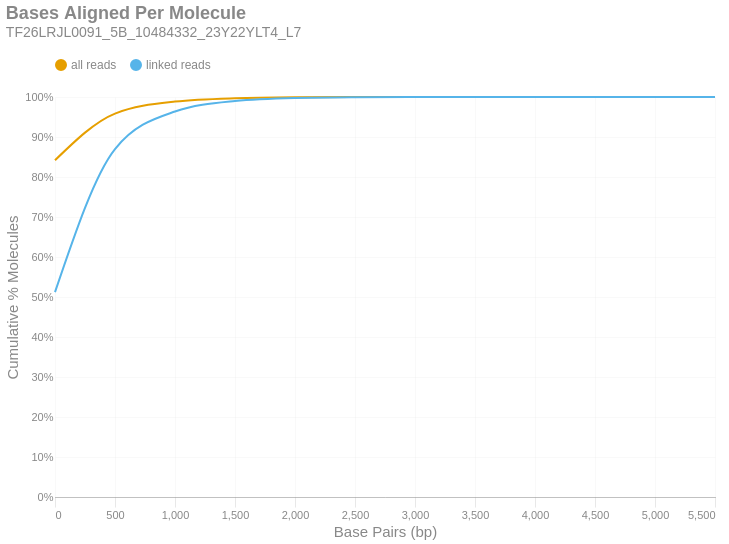

Notebook source saved alongside this figure:
### Markdown cell above
### Bases Aligned Per Molecule
This is a cumulative frequency distribution showing the number of base pairs aligned per unique molecule. These data are shown in 500 bp bins. There are two distributions: one with `all reads` (yellow) and another with only `linked reads` (blue). The percent of molecules in the `linked reads` distribution is relative to the total number of linked molecules.

### Code cell
if SKIPLR:
    print_html(f"Skipped")
else:
    binned_df = consolidated_hist(valids['aligned_bp'], mask, 500, True)
    with SafeRender(binned_df):
        (
            density_plot(binned_df, 'Bases Aligned Per Molecule', samplename, 'basesper')
            .encode(
                x=alt.X('bin:Q', title="Base Pairs (bp)").axis(tickMinStep=500).scale(padding=0),
                y=alt.Y('value:Q', title='Cumulative % Molecules')
                    .axis(format='%')
                    .scale(domain = [0,1])
                    .stack(False),
                color=alt.Color("key:N").scale(domain = ["all reads", "linked reads"]),
                tooltip = [
                    alt.Tooltip("key:N", title = "Data Type"),
                    alt.Tooltip("range_label:N", title="Bases Aligned Per Molecule"),
                    alt.Tooltip("value:Q", format = ".2%", title="% Molecules (Cum.)")
                ]
            )
        ).display()

### Figure 1 — Vega-Lite specification as saved in the notebook (floating-point values rounded to 4 significant figures)
{"width": "container", "height": 400, "config": {"title": {"anchor": "start", "dy": -15, "fontSize": 18, "color": "#888888", "subtitleColor": "#888888", "subtitleFontSize": 14}, "arc": {"fill": "#0072B2"}, "axis": {"domainColor": "#888888", "domainWidth": 0.5, "gridWidth": 0.2, "grid": false, "titleFontWeight": 400, "titleFontSize": 15, "labelFontSize": 11, "labelColor": "#888888", "tickColor": "#888888", "tickWidth": 0.2, "titleColor": "#888888"}, "axisBand": {"grid": false}, "axisX": {"grid": true, "tickSize": 10, "domainCap": "round"}, "axisY": {"domain": false, "grid": true, "tickSize": 0, "domainCap": "round"}, "background": "transparent", "header": {"labelFontSize": 15, "labelColor": "#888888", "titleFontSize": 15, "titleFontWeight": 600, "titleColor": "#888888"}, "legend": {"labelFont": "sans-serif", "labelFontSize": 12, "labelColor": "#888888", "symbolSize": 100, "symbolType": "circle", "titleFontSize": 12, "titlePadding": 10, "titleColor": "#888888", "title": null, "orient": "top"}, "range": {"category": ["#E69F00", "#56B4E9", "#009E73", "#F0E442", "#0072B2", "#D55E00", "#CC79A7", "#000000"], "diverging": ["#cfe8f3", "#a2d4ec", "#73bfe2", "#46abdb", "#1696d2", "#12719e"]}, "area": {"fill": "#0072B2", "fillOpacity": 0.7, "line": true, "strokeOpacity": 0.7}, "line": {"color": "#0072B2", "stroke": "#0072B2", "strokeWidth": 2}, "trail": {"color": "#0072B2", "stroke": "#0072B2", "strokeWidth": 0, "size": 1}, "point": {"filled": true, "fillOpacity": 1.0, "size": 95}, "text": {"color": "#888888", "fontSize": 11, "align": "right", "fontWeight": 400, "size": 11}, "bar": {"fill": "#0072B2", "stroke": null}, "view": {"stroke": null, "continuousWidth": 660, "continuousHeight": 400}}, "data": {"name": "data-ab295696a317980e39679fa33e68e265"}, "mark": {"type": "line", "interpolate": "monotone", "point": {"opacity": 0, "size": 275}}, "encoding": {"color": {"field": "key", "scale": {"domain": ["all reads", "linked reads"]}, "type": "nominal"}, "tooltip": [{"field": "key", "title": "Data Type", "type": "nominal"}, {"field": "range_label", "title": "Bases Aligned Per Molecule", "type": "nominal"}, {"field": "value", "format": ".2%", "title": "% Molecules (Cum.)", "type": "quantitative"}], "x": {"axis": {"tickMinStep": 500}, "field": "bin", "scale": {"padding": 0}, "title": "Base Pairs (bp)", "type": "quantitative"}, "y": {"axis": {"format": "%"}, "field": "value", "scale": {"domain": [0, 1]}, "stack": false, "title": "Cumulative % Molecules", "type": "quantitative"}}, "params": [{"name": "param_c36ac31b6afebe62", "select": {"type": "point", "fields": ["key"]}, "bind": "legend"}], "title": {"text": "Bases Aligned Per Molecule", "subtitle": "TF26LRJL0091_5B_10484332_23Y22YLT4_L7"}, "transform": [{"fold": ["all reads (cumsum)", "linked reads (cumsum)"]}, {"calculate": "replace(datum.key, ' (cumsum)', '')", "as": "key"}, {"filter": {"param": "param_c36ac31b6afebe62"}}], "usermeta": {"embedOptions": {"downloadFileName": "TF26LRJL0091_5B_10484332_23Y22YLT4_L7.basesper"}}, "$schema": "https://vega.github.io/schema/vega-lite/v6.4.1.json", "datasets": {"data-ab295696a317980e39679fa33e68e265": [{"bin": "0.0", "interval": "0.0-500.0", "all reads": 0.8418, "linked reads": 0.5121, "all reads (cumsum)": 0.8418, "linked reads (cumsum)": 0.5121, "range_label": "0-499"}, {"bin": "500.0", "interval": "500.0-1000.0", "all reads": 0.1168, "linked reads": 0.3577, "all reads (cumsum)": 0.9586, "linked reads (cumsum)": 0.8698, "range_label": "500-999"}, {"bin": "1000.0", "interval": "1000.0-1500.0", "all reads": 0.02987, "linked reads": 0.09385, "all reads (cumsum)": 0.9885, "linked reads (cumsum)": 0.9636, "range_label": "1000-1499"}, {"bin": "1500.0", "interval": "1500.0-2000.0", "all reads": 0.00832, "linked reads": 0.02624, "all reads (cumsum)": 0.9968, "linked reads (cumsum)": 0.9899, "range_label": "1500-1999"}, {"bin": "2000.0", "interval": "2000.0-2500.0", "all reads": 0.002379, "linked reads": 0.007507, "all reads (cumsum)": 0.9992, "linked reads (cumsum)": 0.9974, "range_label": "2000-2499"}, {"bin": "2500.0", "interval": "2500.0-3000.0", "all reads": 0.0005986, "linked reads": 0.001889, "all reads (cumsum)": 0.9998, "linked reads (cumsum)": 0.9993, "range_label": "2500-2999"}, {"bin": "3000.0", "interval": "3000.0-3500.0", "all reads": 0.0001626, "linked reads": 0.0005133, "all reads (cumsum)": 0.9999, "linked reads (cumsum)": 0.9998, "range_label": "3000-3499"}, {"bin": "3500.0", "interval": "3500.0-4000.0", "all reads": 4.636e-05, "linked reads": 0.0001463, "all reads (cumsum)": 1.0, "linked reads (cumsum)": 0.9999, "range_label": "3500-3999"}, {"bin": "4000.0", "interval": "4000.0-4500.0", "all reads": 1.495e-05, "linked reads": 4.72e-05, "all reads (cumsum)": 1.0, "linked reads (cumsum)": 1.0, "range_label": "4000-4499"}, {"bin": "4500.0", "interval": "4500.0-5000.0", "all reads": 5.234e-06, "linked reads": 1.652e-05, "all reads (cumsum)": 1.0, "linked reads (cumsum)": 1.0, "range_label": "4500-4999"}, {"bin": "5000.0", "interval": "5000.0-5500.0", "all reads": 7.477e-07, "linked reads": 2.36e-06, "all reads (cumsum)": 1.0, "linked reads (cumsum)": 1.0, "range_label": "5000-5499"}, {"bin": "5500.0", "interval": "5500.0-6000.0", "all reads": 1.495e-06, "linked reads": 4.72e-06, "all reads (cumsum)": 1.0, "linked reads (cumsum)": 1.0, "range_label": "5500-5999"}]}}
